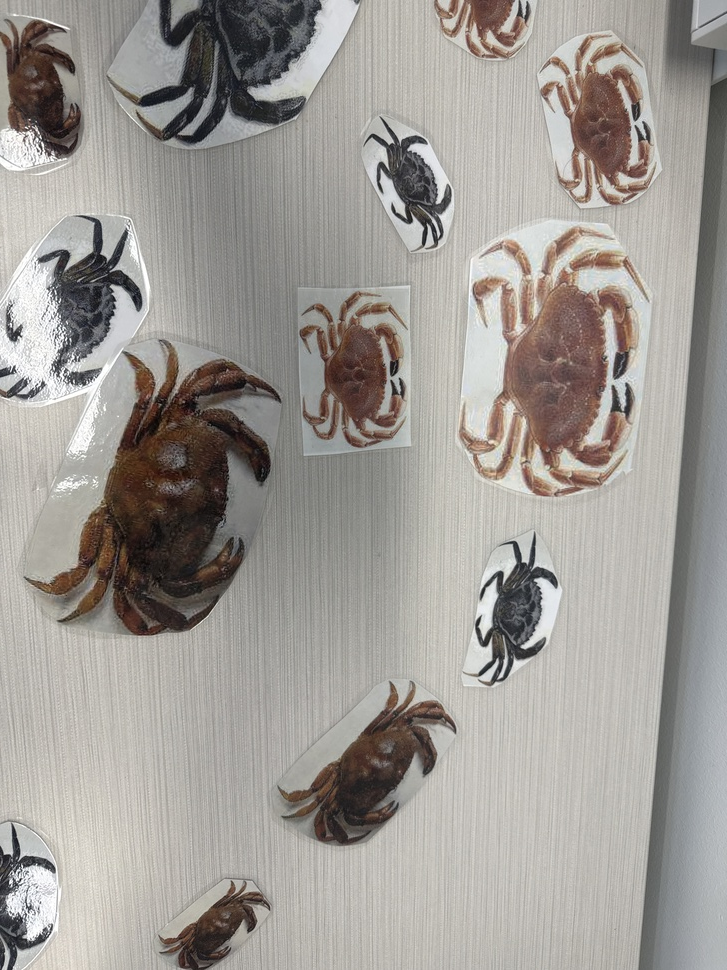
#> input picture Crab_Detection/test_1.JPG, 727 x 970 px, shrunk from 3024 x 4032 before the run, given in place of the camera
$ python quadrangle_detection.py
#> lines starting #> are read from the running program, lines starting #| are printed output that depends on the picture
#> further down, frame is the input picture: shape (970, 727, 3); mean B, G, R 149.6, 154.5, 158.8
import cv2
import numpy as np

cap = cv2.VideoCapture(0)

def undistort(img):
    ret = 2.2063746245104525
    mtx = np.array([
        [1.09530534e+03, 0.00000000e+00, 9.54353075e+02],
        [0.00000000e+00, 1.09011353e+03, 5.41983054e+02],
        [0.00000000e+00, 0.00000000e+00, 1.00000000e+00]
    ])
    dist = np.array([[-0.32290118, 0.09774828, 0.01101426, 0.00701455, -0.01189179]])

    h,  w = img.shape[:2]
#> h = 970; w = 727
    newcameramtx, roi = cv2.getOptimalNewCameraMatrix(mtx, dist, (w,h), 1, (w,h))
#> roi = (201, 293, 511, 575)

    mapx, mapy = cv2.initUndistortRectifyMap(mtx, dist, None, newcameramtx, (w,h), 5)
    dst = cv2.remap(img, mapx, mapy, cv2.INTER_LINEAR)
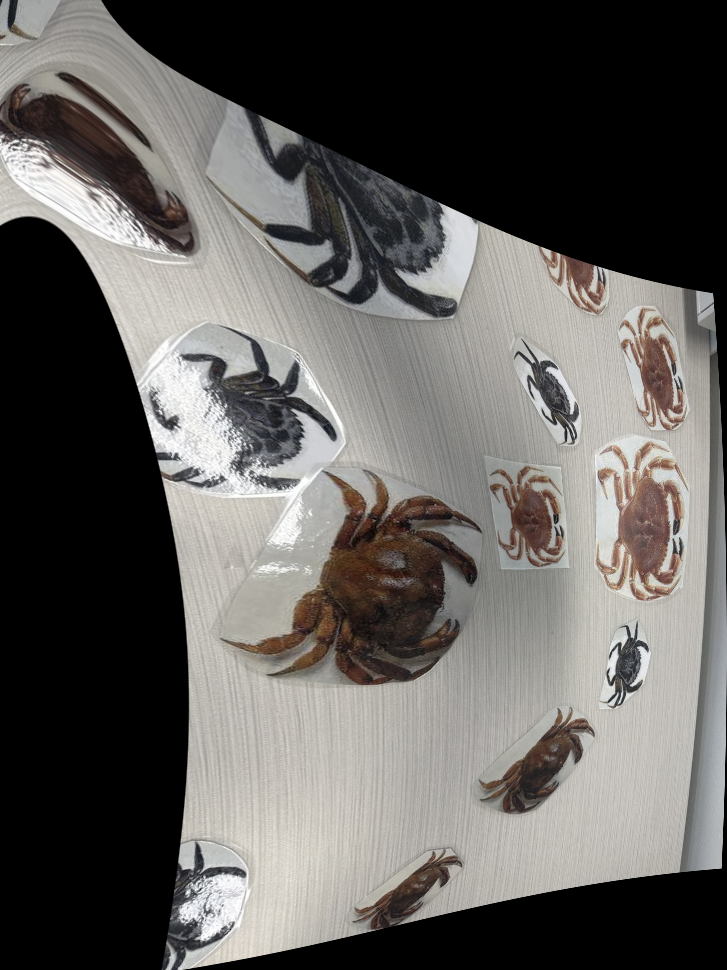
#> dst: shape (970, 727, 3); mean B, G, R 92, 94.8, 97.2
    # crop the image
    x, y, w, h = roi
#> x = 201; y = 293; w = 511; h = 575
    x = x + 50
#> x = 251
    y = y + 50
#> y = 343
    w = w - 50
#> w = 461
    h = h - 50
#> h = 525
    dst = dst[y:y+h, x:x+w]
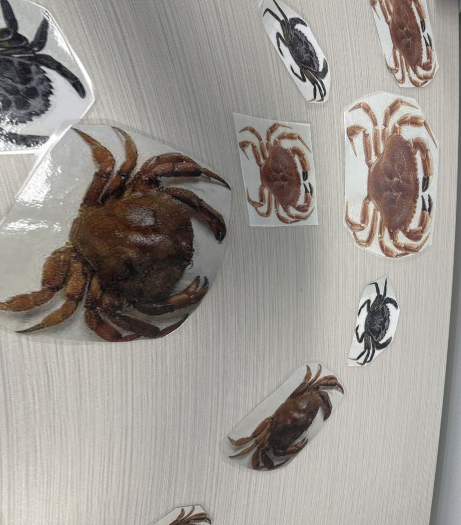
#> dst: shape (525, 461, 3); mean B, G, R 145.3, 150.7, 155.6

    return dst

while cap.isOpened():
    ret, frame = cap.read()

    if ret:
        frame = undistort(frame)
        if cv2.waitKey(1) & 0xFF == ord('s'):
#> (key q is pressed here)
            image = frame
            break

        cv2.imshow("Capture", frame)

    if cv2.waitKey(1) & 0xFF == ord('q'):
#> (key q is pressed here)
        break

# Display the image
cap.release()


#> (the run stopped early here; a loop or call above may not have finished)

$ run again, on Crab_Detection/test_2.JPG
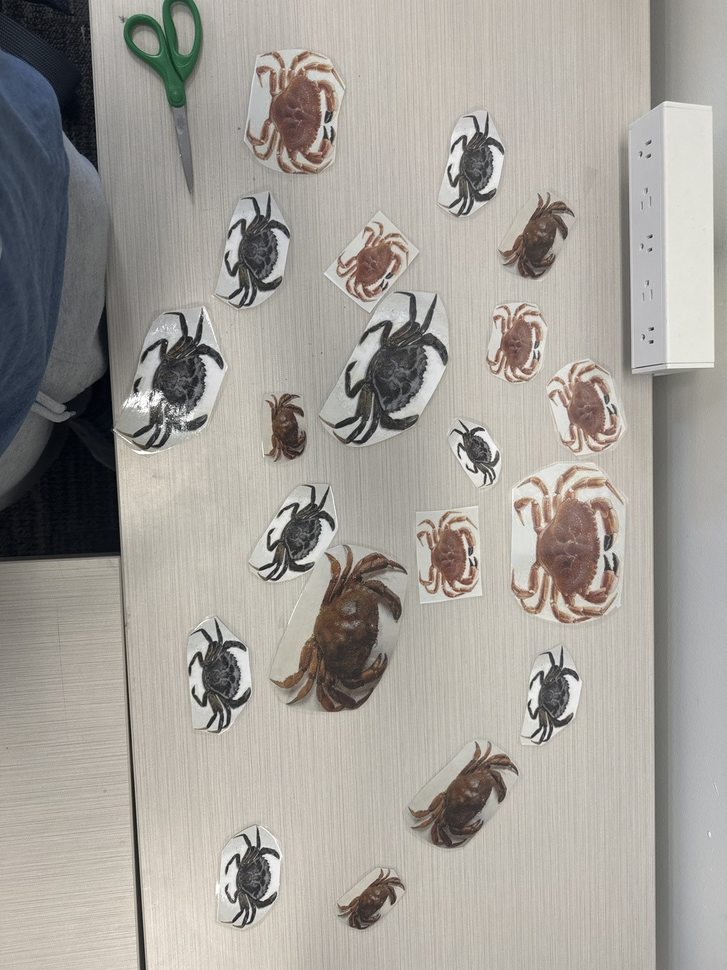
#> input picture Crab_Detection/test_2.JPG, 727 x 970 px, shrunk from 3024 x 4032 before the run, given in place of the camera
#> frame is the input picture: shape (970, 727, 3); mean B, G, R 152.7, 159, 162.9
#> in undistort, `dst = cv2.remap(img, mapx, mapy, cv2.INTER_LINEAR)`:
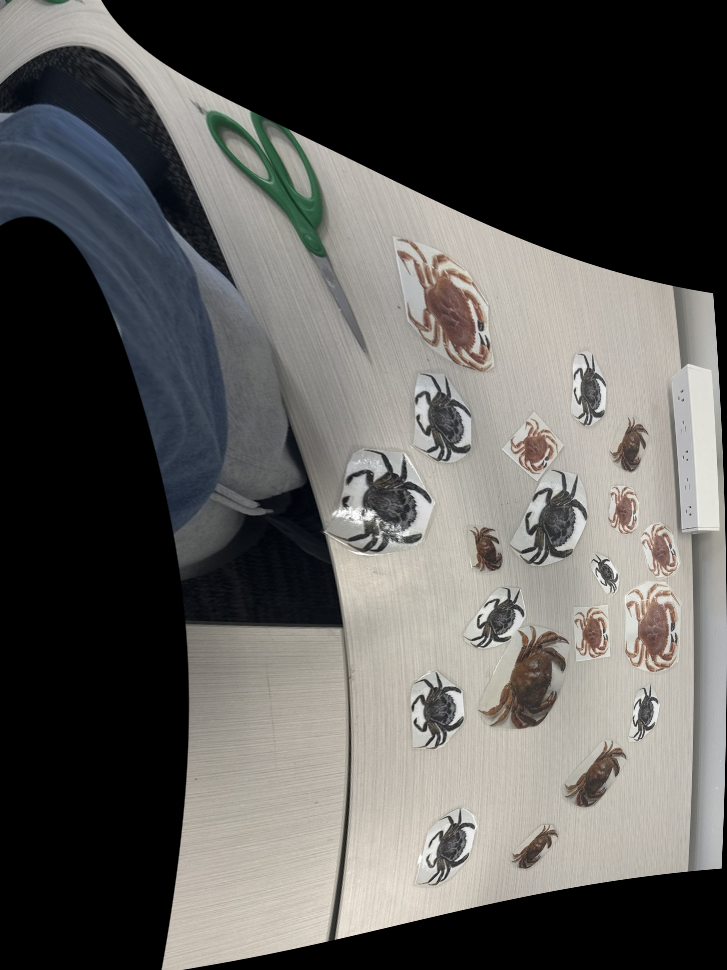
#> dst: shape (970, 727, 3); mean B, G, R 87.6, 90.3, 91.7
#> in undistort, `dst = dst[y:y+h, x:x+w]`:
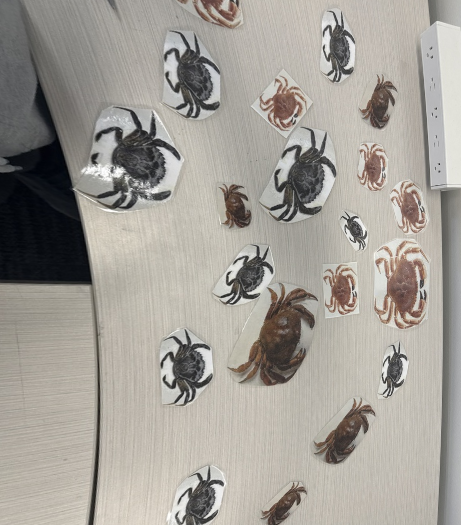
#> dst: shape (525, 461, 3); mean B, G, R 150.7, 157.7, 162

$ run again, on Crab_Detection/test_3.JPG
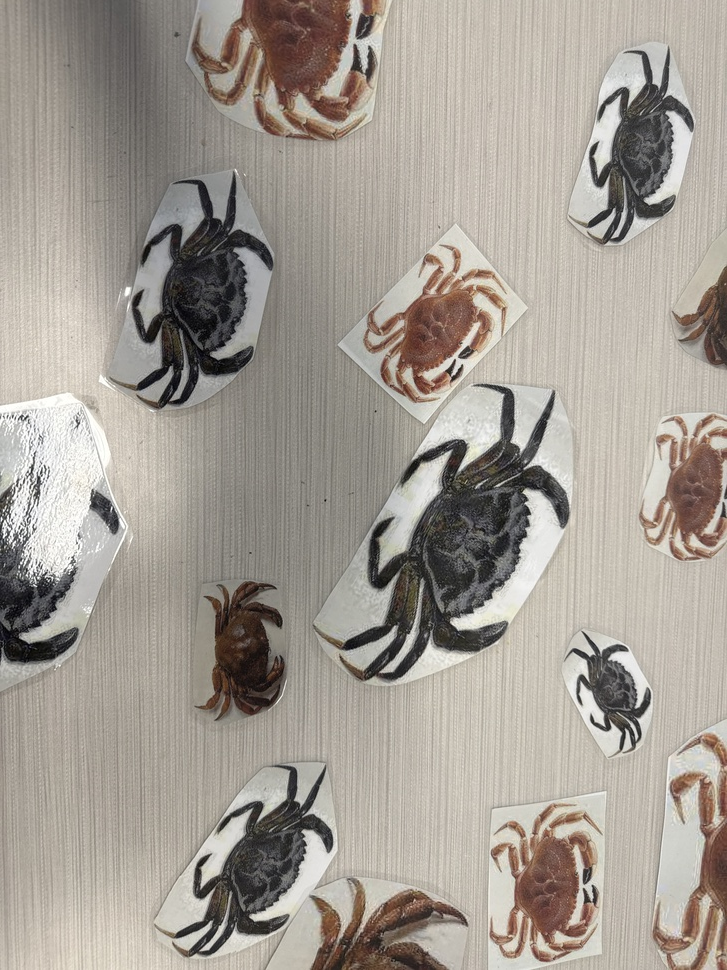
#> input picture Crab_Detection/test_3.JPG, 727 x 970 px, shrunk from 3024 x 4032 before the run, given in place of the camera
#> frame is the input picture: shape (970, 727, 3); mean B, G, R 147.7, 156.2, 163.2
#> in undistort, `dst = cv2.remap(img, mapx, mapy, cv2.INTER_LINEAR)`:
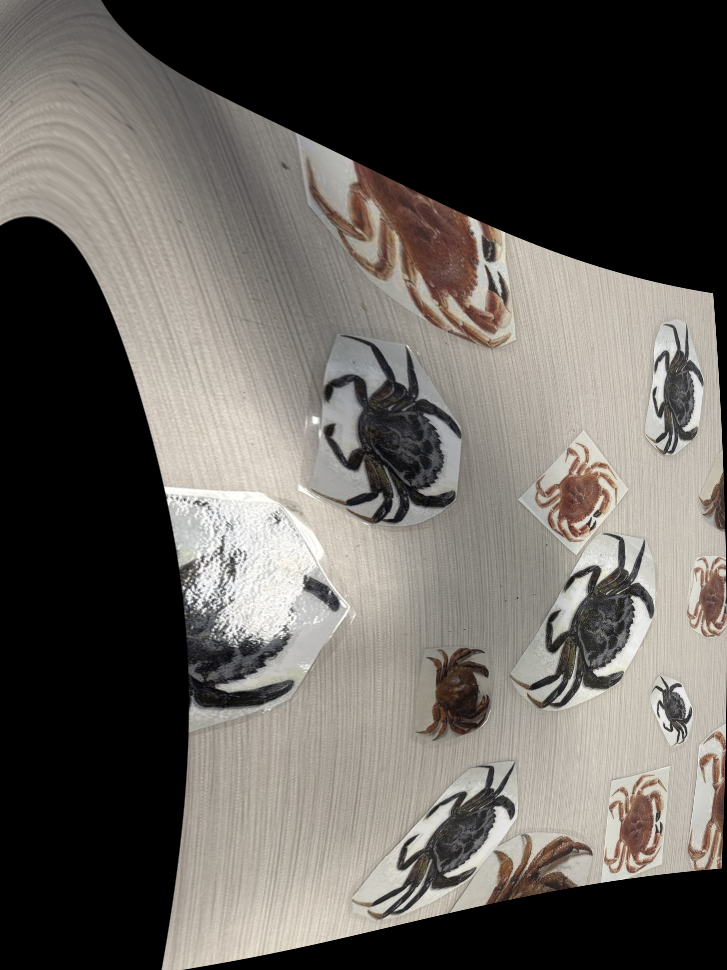
#> dst: shape (970, 727, 3); mean B, G, R 90, 94.9, 99
#> in undistort, `dst = dst[y:y+h, x:x+w]`:
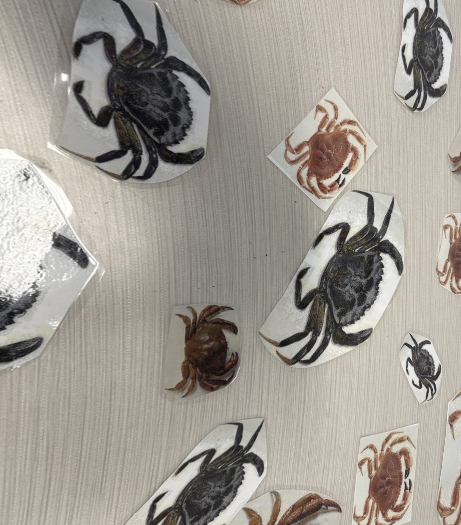
#> dst: shape (525, 461, 3); mean B, G, R 147, 154.9, 160.5
